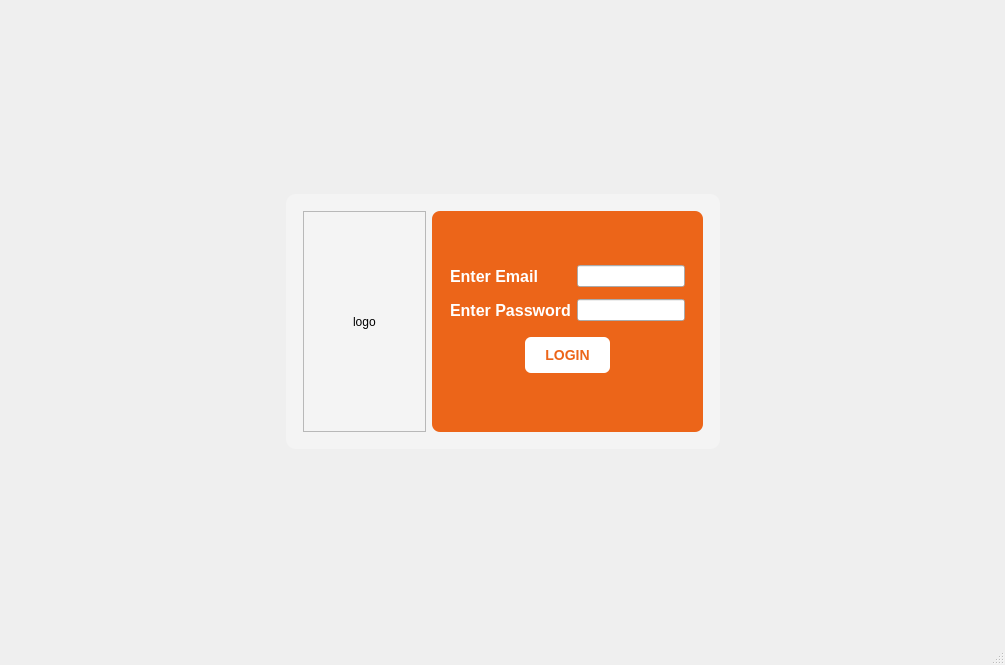
<?xml version="1.0" encoding="UTF-8"?>
<ui version="4.0">
 <class>MainWindow</class>
 <widget class="QMainWindow" name="MainWindow">
  <property name="geometry">
   <rect>
    <x>0</x>
    <y>0</y>
    <width>1005</width>
    <height>665</height>
   </rect>
  </property>
  <property name="windowTitle">
   <string>MainWindow</string>
  </property>
  <widget class="QWidget" name="centralwidget">
   <layout class="QGridLayout" name="gridLayout_2">
    <item row="0" column="1">
     <spacer name="verticalSpacer_5">
      <property name="orientation">
       <enum>Qt::Vertical</enum>
      </property>
      <property name="sizeHint" stdset="0">
       <size>
        <width>20</width>
        <height>49</height>
       </size>
      </property>
     </spacer>
    </item>
    <item row="1" column="0">
     <spacer name="horizontalSpacer_5">
      <property name="orientation">
       <enum>Qt::Horizontal</enum>
      </property>
      <property name="sizeHint" stdset="0">
       <size>
        <width>157</width>
        <height>20</height>
       </size>
      </property>
     </spacer>
    </item>
    <item row="1" column="1">
     <widget class="QFrame" name="frame_5">
      <property name="styleSheet">
       <string notr="true">#frame_5 {
	background-color: rgba(255, 255, 255, 0.3);
	border-radius: 10px;
	padding: 8px;
}</string>
      </property>
      <property name="frameShape">
       <enum>QFrame::StyledPanel</enum>
      </property>
      <property name="frameShadow">
       <enum>QFrame::Raised</enum>
      </property>
      <layout class="QHBoxLayout" name="horizontalLayout_2">
       <item>
        <widget class="QFrame" name="frame_4">
         <property name="styleSheet">
          <string notr="true"/>
         </property>
         <property name="frameShape">
          <enum>QFrame::StyledPanel</enum>
         </property>
         <property name="frameShadow">
          <enum>QFrame::Raised</enum>
         </property>
         <layout class="QGridLayout" name="gridLayout">
          <item row="0" column="1">
           <spacer name="verticalSpacer_3">
            <property name="orientation">
             <enum>Qt::Vertical</enum>
            </property>
            <property name="sizeHint" stdset="0">
             <size>
              <width>20</width>
              <height>91</height>
             </size>
            </property>
           </spacer>
          </item>
          <item row="1" column="0">
           <spacer name="horizontalSpacer_3">
            <property name="orientation">
             <enum>Qt::Horizontal</enum>
            </property>
            <property name="sizeHint" stdset="0">
             <size>
              <width>40</width>
              <height>20</height>
             </size>
            </property>
           </spacer>
          </item>
          <item row="1" column="1">
           <widget class="QLabel" name="loginPageXymaLogoLabel">
            <property name="text">
             <string>logo</string>
            </property>
           </widget>
          </item>
          <item row="1" column="2">
           <spacer name="horizontalSpacer_4">
            <property name="orientation">
             <enum>Qt::Horizontal</enum>
            </property>
            <property name="sizeHint" stdset="0">
             <size>
              <width>40</width>
              <height>20</height>
             </size>
            </property>
           </spacer>
          </item>
          <item row="2" column="1">
           <spacer name="verticalSpacer_4">
            <property name="orientation">
             <enum>Qt::Vertical</enum>
            </property>
            <property name="sizeHint" stdset="0">
             <size>
              <width>20</width>
              <height>90</height>
             </size>
            </property>
           </spacer>
          </item>
         </layout>
        </widget>
       </item>
       <item>
        <widget class="QFrame" name="frame_3">
         <property name="styleSheet">
          <string notr="true">QFrame {
	background-color: rgb(236, 101, 25);
	border-radius: 8px;
}</string>
         </property>
         <property name="frameShape">
          <enum>QFrame::StyledPanel</enum>
         </property>
         <property name="frameShadow">
          <enum>QFrame::Raised</enum>
         </property>
         <layout class="QVBoxLayout" name="verticalLayout" stretch="1,1,1,1">
          <property name="spacing">
           <number>12</number>
          </property>
          <item>
           <spacer name="verticalSpacer">
            <property name="orientation">
             <enum>Qt::Vertical</enum>
            </property>
            <property name="sizeHint" stdset="0">
             <size>
              <width>20</width>
              <height>40</height>
             </size>
            </property>
           </spacer>
          </item>
          <item>
           <widget class="QFrame" name="frame">
            <property name="styleSheet">
             <string notr="true">QLabel {
	font-size: 16px;
	font-weight: 500;
	color: white;
}</string>
            </property>
            <property name="frameShape">
             <enum>QFrame::StyledPanel</enum>
            </property>
            <property name="frameShadow">
             <enum>QFrame::Raised</enum>
            </property>
            <layout class="QFormLayout" name="formLayout">
             <property name="verticalSpacing">
              <number>12</number>
             </property>
             <property name="topMargin">
              <number>0</number>
             </property>
             <property name="bottomMargin">
              <number>0</number>
             </property>
             <item row="0" column="0">
              <widget class="QLabel" name="label">
               <property name="text">
                <string>Enter Email</string>
               </property>
              </widget>
             </item>
             <item row="0" column="1">
              <widget class="QLineEdit" name="emailInput"/>
             </item>
             <item row="1" column="0">
              <widget class="QLabel" name="label_2">
               <property name="text">
                <string>Enter Password</string>
               </property>
              </widget>
             </item>
             <item row="1" column="1">
              <widget class="QLineEdit" name="passwordInput"/>
             </item>
            </layout>
           </widget>
          </item>
          <item>
           <widget class="QFrame" name="frame_2">
            <property name="frameShape">
             <enum>QFrame::StyledPanel</enum>
            </property>
            <property name="frameShadow">
             <enum>QFrame::Raised</enum>
            </property>
            <layout class="QHBoxLayout" name="horizontalLayout">
             <property name="topMargin">
              <number>0</number>
             </property>
             <property name="bottomMargin">
              <number>0</number>
             </property>
             <item>
              <spacer name="horizontalSpacer">
               <property name="orientation">
                <enum>Qt::Horizontal</enum>
               </property>
               <property name="sizeHint" stdset="0">
                <size>
                 <width>52</width>
                 <height>20</height>
                </size>
               </property>
              </spacer>
             </item>
             <item>
              <widget class="QPushButton" name="loginButton">
               <property name="styleSheet">
                <string notr="true">#loginButton {
    background-color: white;
    color: rgb(236, 101, 25);
	border-radius: 6px;
	padding: 10px 20px;
	font: bold;
	font-size: 14px;
}


</string>
               </property>
               <property name="text">
                <string>LOGIN</string>
               </property>
              </widget>
             </item>
             <item>
              <spacer name="horizontalSpacer_2">
               <property name="orientation">
                <enum>Qt::Horizontal</enum>
               </property>
               <property name="sizeHint" stdset="0">
                <size>
                 <width>51</width>
                 <height>20</height>
                </size>
               </property>
              </spacer>
             </item>
            </layout>
           </widget>
          </item>
          <item>
           <spacer name="verticalSpacer_2">
            <property name="orientation">
             <enum>Qt::Vertical</enum>
            </property>
            <property name="sizeHint" stdset="0">
             <size>
              <width>20</width>
              <height>40</height>
             </size>
            </property>
           </spacer>
          </item>
         </layout>
        </widget>
       </item>
      </layout>
     </widget>
    </item>
    <item row="1" column="2">
     <spacer name="horizontalSpacer_6">
      <property name="orientation">
       <enum>Qt::Horizontal</enum>
      </property>
      <property name="sizeHint" stdset="0">
       <size>
        <width>157</width>
        <height>20</height>
       </size>
      </property>
     </spacer>
    </item>
    <item row="2" column="1">
     <spacer name="verticalSpacer_6">
      <property name="orientation">
       <enum>Qt::Vertical</enum>
      </property>
      <property name="sizeHint" stdset="0">
       <size>
        <width>20</width>
        <height>49</height>
       </size>
      </property>
     </spacer>
    </item>
   </layout>
  </widget>
  <widget class="QMenuBar" name="menubar">
   <property name="geometry">
    <rect>
     <x>0</x>
     <y>0</y>
     <width>1005</width>
     <height>26</height>
    </rect>
   </property>
  </widget>
  <widget class="QStatusBar" name="statusbar"/>
 </widget>
 <resources/>
 <connections/>
</ui>
